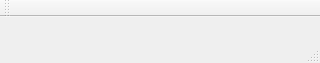
<?xml version="1.0" encoding="UTF-8"?>
<ui version="4.0">
 <class>MainWindow</class>
 <widget class="QMainWindow" name="MainWindow">
  <property name="geometry">
   <rect>
    <x>0</x>
    <y>0</y>
    <width>320</width>
    <height>63</height>
   </rect>
  </property>
  <property name="windowTitle">
   <string>MainWindow</string>
  </property>
  <widget class="QWidget" name="centralWidget">
   <widget class="QLabel" name="frameLabel">
    <property name="geometry">
     <rect>
      <x>0</x>
      <y>0</y>
      <width>160</width>
      <height>240</height>
     </rect>
    </property>
    <property name="text">
     <string/>
    </property>
   </widget>
   <widget class="QLabel" name="bgLabel">
    <property name="geometry">
     <rect>
      <x>160</x>
      <y>0</y>
      <width>160</width>
      <height>240</height>
     </rect>
    </property>
    <property name="text">
     <string/>
    </property>
   </widget>
  </widget>
  <widget class="QMenuBar" name="menuBar">
   <property name="geometry">
    <rect>
     <x>0</x>
     <y>0</y>
     <width>320</width>
     <height>21</height>
    </rect>
   </property>
  </widget>
  <widget class="QToolBar" name="mainToolBar">
   <attribute name="toolBarArea">
    <enum>TopToolBarArea</enum>
   </attribute>
   <attribute name="toolBarBreak">
    <bool>false</bool>
   </attribute>
  </widget>
  <widget class="QStatusBar" name="statusBar"/>
 </widget>
 <layoutdefault spacing="6" margin="11"/>
 <resources/>
 <connections/>
</ui>
